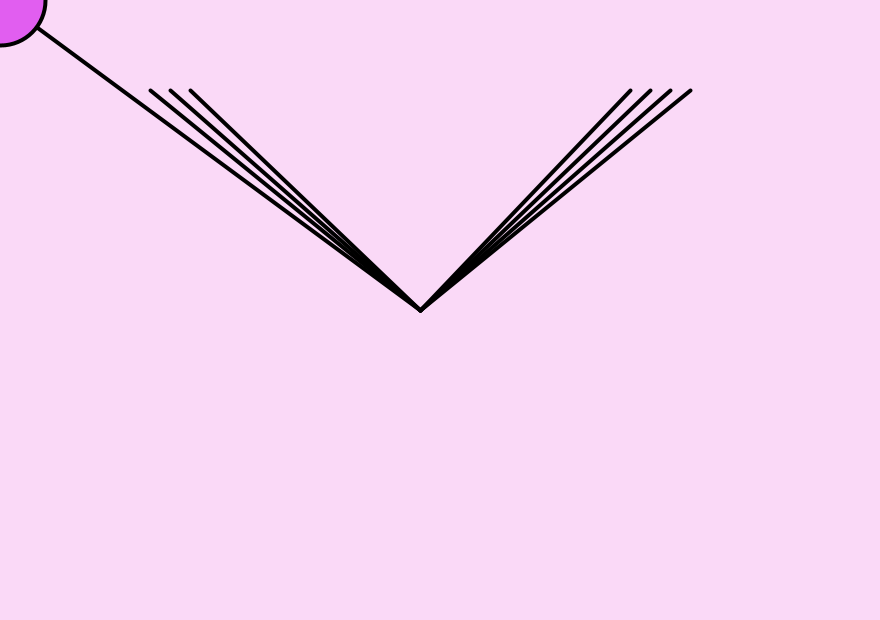
Frame 1 (no input)
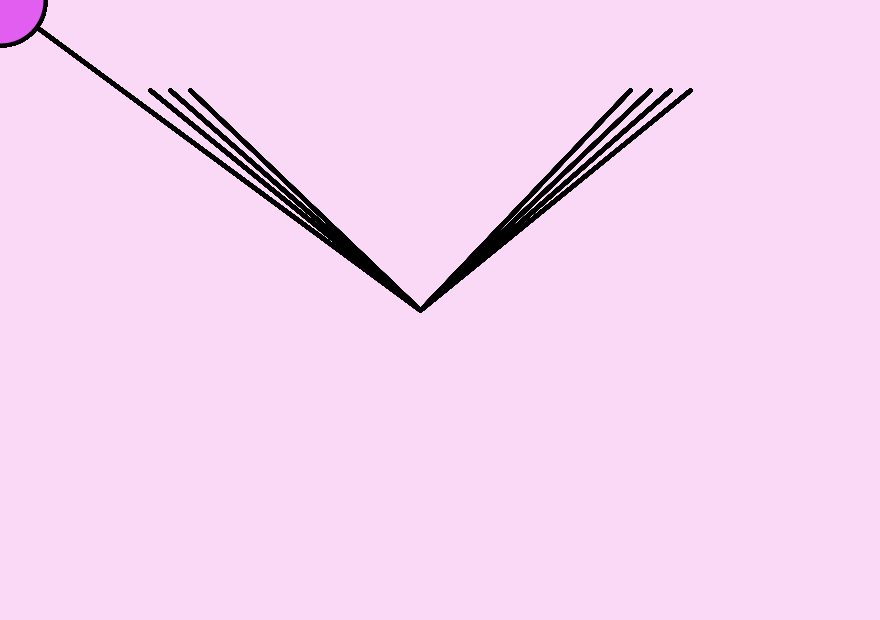
Frame 60 (the mouse pressed at the canvas centre just before this capture)
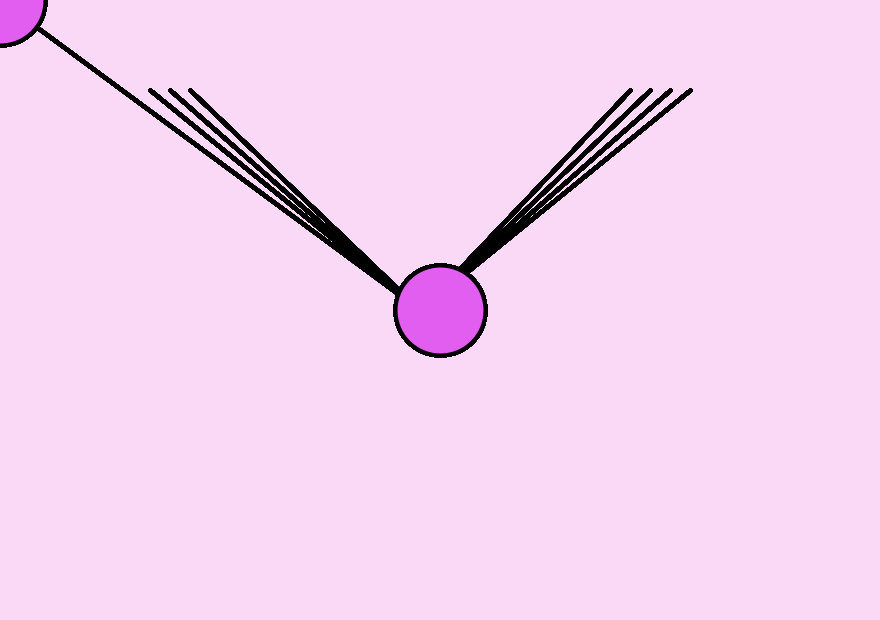
Frame 120 (the mouse held since frame 60 and released just before this capture)

The Processing sketch that drew these frames (run headless with seeded random() and noise(); from frame 60 on, the mouse is pressed at the canvas centre):

// Processing sketch: processing_13737
// ── processing_13737.pde

void setup() {

size(880, 620);
smooth();
background(250, 217, 247);
 
}

void draw() {

strokeWeight(4);
line(mouseX, mouseY, 420, 310);
line(150, 90, 420, 310);
line(170, 90, 420, 310);
line(190, 90, 420, 310);

strokeWeight(4);
line(630, 90, 420, 310);
line(650, 90, 420, 310);
line(670, 90, 420, 310);
line(690, 90, 420, 310);

fill (225, 94, 240);
ellipse(mouseX, mouseY, 90, 90);
strokeWeight(2);  
  
}
